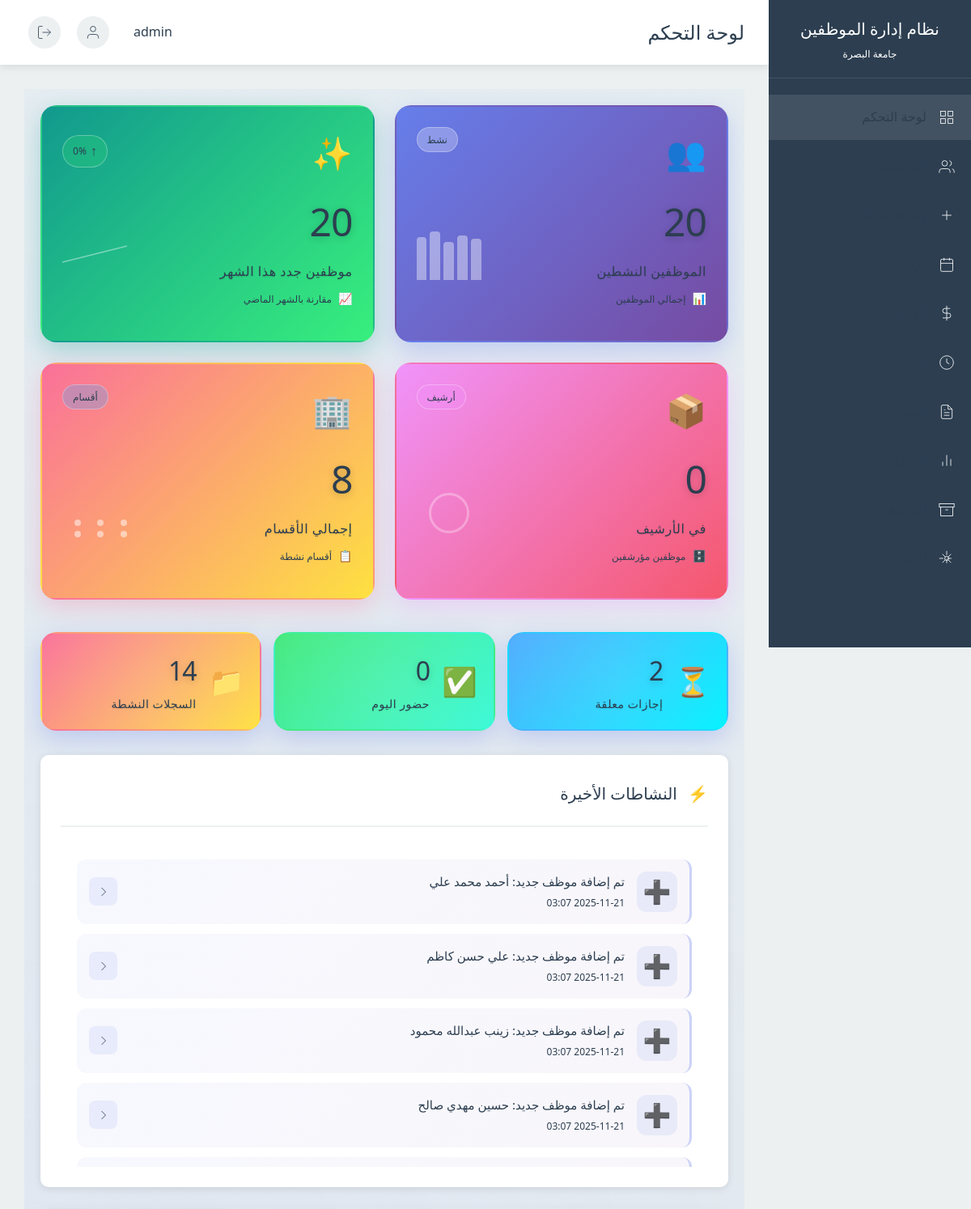
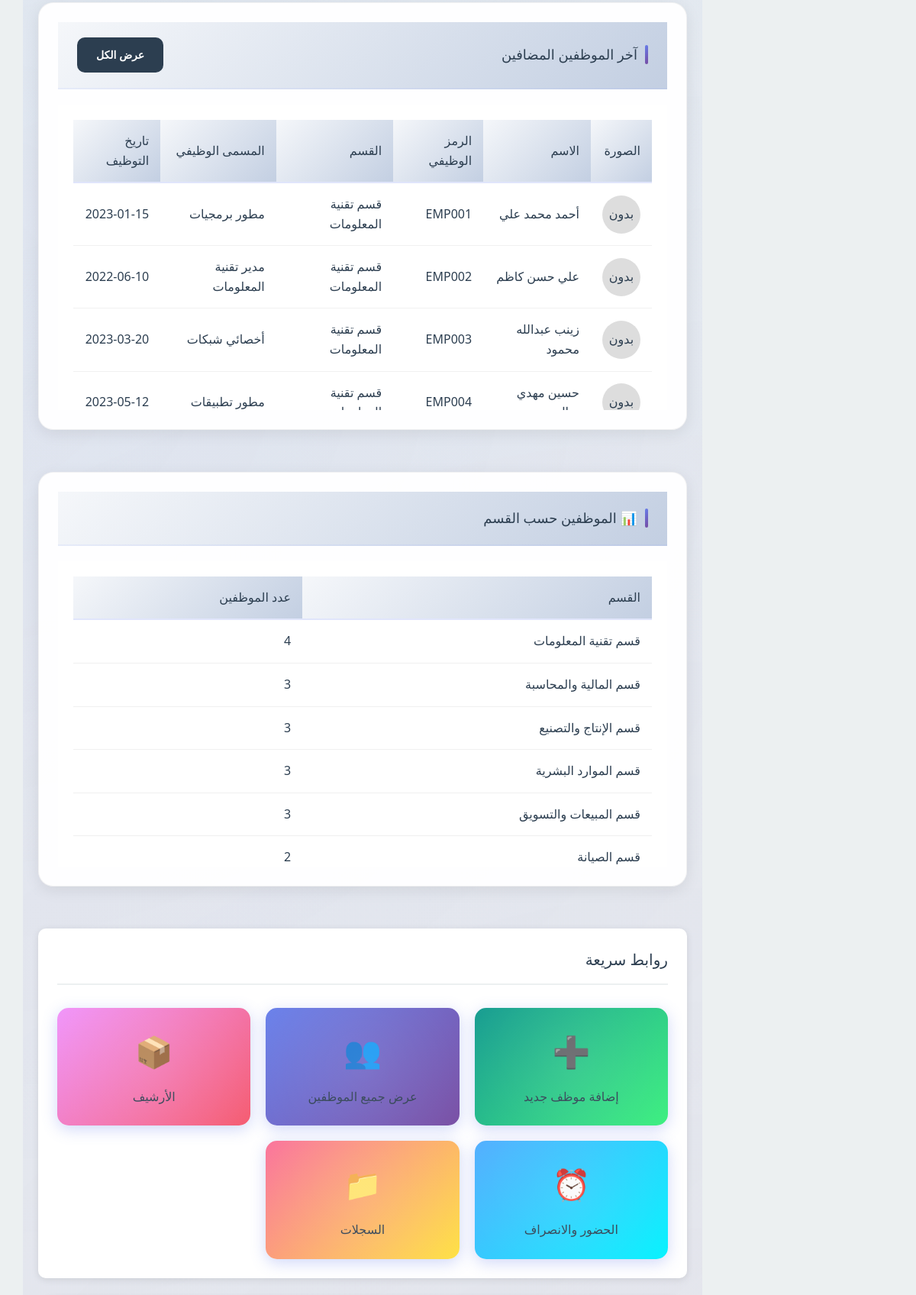
Page /admin/dashboard.php (signed in, upper part) on the committed database (2 pictures, top to bottom).
### tables this page shows
CREATE TABLE IF NOT EXISTS employees (
    id INT AUTO_INCREMENT PRIMARY KEY,
    employee_code VARCHAR(20) NOT NULL UNIQUE,
    first_name VARCHAR(50) NOT NULL,
    last_name VARCHAR(50) NOT NULL,
    email VARCHAR(100) NOT NULL UNIQUE,
    phone VARCHAR(20),
    address TEXT,
    department_id INT,
    position VARCHAR(100) NOT NULL,
    salary DECIMAL(10, 2) NOT NULL,
    hire_date DATE NOT NULL,
    photo VARCHAR(255) DEFAULT NULL,
    status ENUM('active', 'inactive') DEFAULT 'active',
    created_at TIMESTAMP DEFAULT CURRENT_TIMESTAMP,
    updated_at TIMESTAMP DEFAULT CURRENT_TIMESTAMP ON UPDATE CURRENT_TIMESTAMP,
    FOREIGN KEY (department_id) REFERENCES departments(id) ON DELETE SET NULL,
    INDEX idx_employee_code (employee_code),
    INDEX idx_department (department_id),
    INDEX idx_status (status)
);

CREATE TABLE IF NOT EXISTS departments (
    id INT AUTO_INCREMENT PRIMARY KEY,
    name VARCHAR(100) NOT NULL UNIQUE,
    description TEXT,
    created_at TIMESTAMP DEFAULT CURRENT_TIMESTAMP,
    updated_at TIMESTAMP DEFAULT CURRENT_TIMESTAMP ON UPDATE CURRENT_TIMESTAMP
);

### admin/dashboard.php (the view, shortened to what the rows shown need)
<?php
require_once __DIR__ . '/../includes/functions.php';
$db = getDB();
$stmt = $db->query("SELECT e.*, d.name as department_name FROM employees e LEFT JOIN departments d ON e.department_id = d.id ORDER BY e.created_at DESC LIMIT 5");
$recent_employees = $stmt->fetchAll();
$stmt = $db->query("SELECT d.name, COUNT(e.id) as count FROM departments d LEFT JOIN employees e ON d.id = e.department_id AND e.status = 'active' GROUP BY d.id, d.name ORDER BY count DESC");
$employees_by_department = $stmt->fetchAll();
include __DIR__ . '/../includes/header.php';
?>
<div class="dashboard">
    <div class="dashboard-grid">
        <div class="card">
            <?php if (count($recent_employees) > 0): ?>
                <div class="table-container">
                    <table class="table">
                        <thead>
                            <tr>
                                <th>الصورة</th>
                                <th>الاسم</th>
                                <th>الرمز الوظيفي</th>
                                <th>القسم</th>
                                <th>المسمى الوظيفي</th>
                                <th>تاريخ التوظيف</th>
                            </tr>
                        </thead>
                        <tbody>
                            <?php foreach ($recent_employees as $employee): ?>
                                <tr>
                                    <td>
                                        <?php if ($employee['photo']): ?>
                                            <img src="<?php echo UPLOAD_URL . $employee['photo']; ?>" alt="<?php echo htmlspecialchars($employee['first_name'] . ' ' . $employee['last_name']); ?>">
                                        <?php else: ?>
                                            <div style="width: 50px; height: 50px; background: #ddd; border-radius: 50%; display: flex; align-items: center; justify-content: center; color: #999;">بدون</div>
                                        <?php endif; ?>
                                    </td>
                                    <td><?php echo htmlspecialchars($employee['first_name'] . ' ' . $employee['last_name']); ?></td>
                                    <td><?php echo htmlspecialchars($employee['employee_code']); ?></td>
                                    <td><?php echo htmlspecialchars($employee['department_name'] ?? 'غير محدد'); ?></td>
                                    <td><?php echo htmlspecialchars($employee['position']); ?></td>
                                    <td><?php echo formatDate($employee['hire_date']); ?></td>
                                </tr>
                            <?php endforeach; ?>
                        </tbody>
                    </table>
                </div>
            <?php else: ?>
                <div class="empty-state">
                    <p>لا توجد موظفين بعد</p>
                </div>
            <?php endif; ?>
        </div>
        <div class="card">
            <?php if (count($employees_by_department) > 0): ?>
                <div class="table-container">
                    <table class="table">
                        <thead>
                            <tr>
                                <th>القسم</th>
                                <th>عدد الموظفين</th>
                            </tr>
                        </thead>
                    </table>
                </div>
            <?php else: ?>
                <div class="empty-state">
                    <p>لا توجد أقسام</p>
                </div>
            <?php endif; ?>
        </div>
    </div>
</div>
<?php include __DIR__ . '/../includes/footer.php'; ?>

### rows in the picture
employees: shows "بدون", first_name+last_name "أحمد محمد علي", employee_code "EMP001", department.name "قسم تقنية المعلومات", position "مطور برمجيات", hire_date "2023-01-15"
employees: shows "بدون", first_name+last_name "علي حسن كاظم", employee_code "EMP002", department.name "قسم تقنية المعلومات", position "مدير تقنية المعلومات", hire_date "2022-06-10"
employees: shows "بدون", first_name+last_name "زينب عبدالله محمود", employee_code "EMP003", department.name "قسم تقنية المعلومات", position "أخصائي شبكات", hire_date "2023-03-20"
employees: shows "بدون", first_name+last_name "حسين مهدي…", employee_code "EMP004", department.name "قسم تقنية…", position "مطور تطبيقات", hire_date "2023-05-12"

### other values in the picture
SITE_NAME "نظام إدارة الموظفين"
$page_title "لوحة التحكم"
$_SESSION['username'] "admin"
$stats['total_employees'] "20"
abs($stats['new_trend']) "0"
$stats['new_this_month'] "20"
$stats['archived_employees'] "0"
$stats['total_departments'] "8"
$stats['pending_leaves'] "2"
$stats['today_attendance'] "0"
$stats['total_records'] "14"
$activity['icon'] "➕"
$activity['message'] "تم إضافة موظف جديد: أحمد محمد علي"
formatDate($activity['time'], 'Y-m-d H:i') "2025-11-21 03:07"
$activity['message'] "تم إضافة موظف جديد: علي حسن كاظم"
